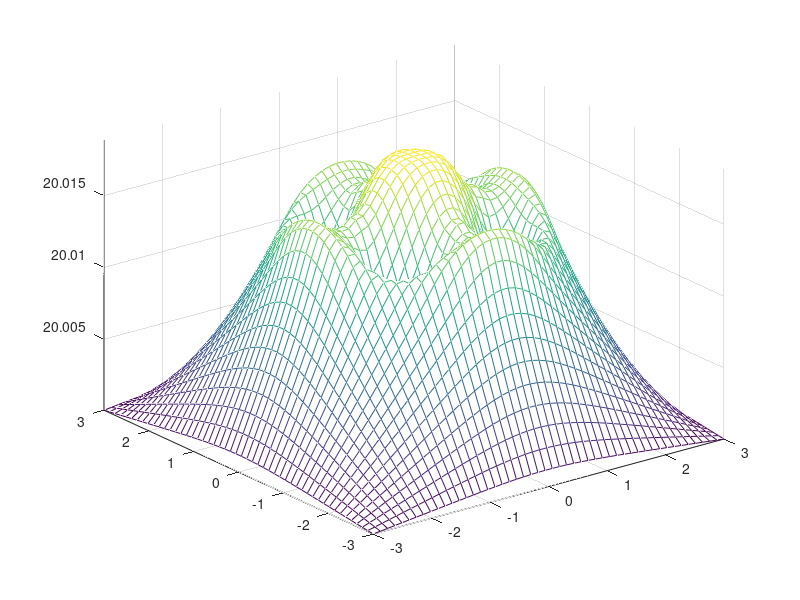

The MATLAB source for this figure:
%Solution to the Poisson equation with inhomogeneous Dirichlet BC
% and non isotropic diffusion coefficient C=C(x,y)
% 
% The 1D equation is
%  - Dx (C Dx u) = f
% This equation can be read also as
%  -Dx C . Dx u -c Dxx u = f
% however a finite difference approximation may lead to a scheme which
% does not preserve the discrete maximum principle.
%
% We therefore prefer the following finite difference approx
%
%             u(x+h)-u(x)             u(x)-u(x-h)
%    c(x+h/2) ----------- - c(x-h/2)  -----------
%                  h                      h
% -  --------------------------------------------- = f(x)
%                         h
%
% We perform the same numerical scheme in 2D
clear all;
N=50; %Number of nodes
x=linspace(-3,3,N)'; %Discretization in x
y=x; %Discretization in y
[X,Y]=meshgrid(x,y); %Generation of meshgrid
R=sqrt(X.^2+Y.^2);
e=ones(N^2,1);
dx=x(2)-x(1);
CL=20; % Value of the BC

fc=@(x,y) 1-2*((x>-1).*(x<1).*(y>-1).*(y<1));

cpt=0;
for k=1:N
  for j=1:N
    cpt=cpt+1;
    cxmh(cpt,1)=fc(x(j)-dx/2,y(k));
    cxph(cpt,1)=fc(x(j)+dx/2,y(k));
    cymh(cpt,1)=fc(x(j),y(k)-dx/2);
    cyph(cpt,1)=fc(x(j),y(k)+dx/2);
  end
end

% $$$ A=spdiags([-cyph,-cxph,cymh+cxmh+cxph+cyph,-cxmh,-cymh],[-N,-1,0,1,N],N* ...
% $$$           N,N*N).'/dx^2;

A=spdiags([-[cyph(N+1:N*N);cyph(1:N)],-[cxph(2:N*N);cxph(1)],cymh+cxmh+cxph+cyph,-[cxmh(N*N);cxmh(1:N*N-1)],-[cymh(N*N-N+1:N*N);cymh(1:N*N-N)]],[-N,-1,0,1,N],N* ...
          N,N*N)/dx^2;


A(N:N:N*N,N+1:N:N*N)=0;
A(N+1:N:N*N,N:N:N*N)=0;

%Right hand side
%Source term
S=20*(R-1.5).^2.*(R-2).^2.*(R>1.5).*(R<2)-0.5*R.^2.*(R-1).^2.*(R<1);
%S=ones(N,N);
%S=zeros(N,N);
q=reshape(S,N*N,1);
%Add the BC to the r.h.s
q(1:1:N)=q(1:1:N)+CL/dx^2; %Lower part of the domain
q(N:N:N*N)=q(N:N:N*N)+CL/dx^2; %Right part of the domain
q(1:N:N*N-N+1)=q(1:N:N*N-N+1)+CL/dx^2; %Left part of the domain
q(N*N-N+1:1:N*N)=q(N*N-N+1:1:N*N)+CL/dx^2; %Higher part of the domain


sol=A\q;
mesh(X,Y,reshape(sol,N,N));
axis tight;